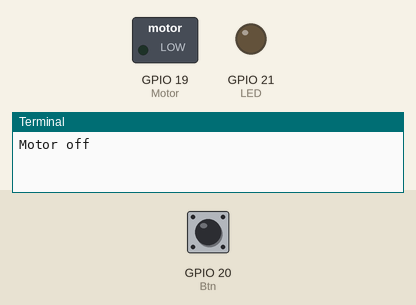
Simulated run of this program. Board: Raspberry Pi (BCM pin numbers). Shown: switched loads named in the program (green lamp = pin HIGH), output pins drawn as LEDs (lit = HIGH), the last lines printed to the terminal. Inputs (shaded band) come from the test bench; at power-on: GPIO 20 (Btn) HIGH.

Above: at 1.2 s.
1.3 s: GPIO 20 (Btn) pulled LOW for 3 s
At 3.6 s:
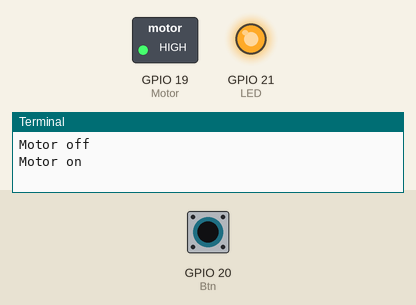
Timing chart, 0 to 6.5 s (numbered marks = the images above; inputs shaded):
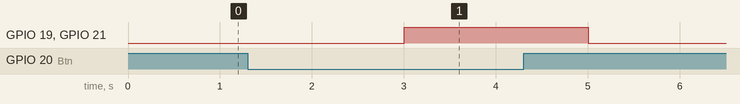

The program:

Button_N_RelayMod_LED.py
```python
#import the python libraries needed
import RPi.GPIO as GPIO #import library RPi.GPIO & calling it GPIO
import time             #import time library to call time.sleep (delay)

#set the GPIO mode to Broadcom pin
GPIO.setmode(GPIO.BCM) #Broadcom(BCM) use to configure Raspberry Pi pins using the Broadcom channel num.

GPIO.setwarnings(False)#Suppresse any warnings generated by RPi.GPIO library

#set the pins and if its an output or input
Button = 20                                          #assign GPIO pin number 20 as Button
LED = 21                                             #assign GPIO pin number 21 as LED
Motor = 19                                           #assign GPIO pin number 19 as Motor (Relay module)
GPIO.setup(Button,GPIO.IN, pull_up_down=GPIO.PUD_UP) #set the Button GPIO pin as an input
GPIO.setup(Motor, GPIO.OUT)                          #set the Motor GPIO pin as an Output
GPIO.setup(LED,GPIO.OUT)                             #set the LED GPIO pin as an Output

#---------Coding situation: When button is pressed Motor & LED turns on. When button is not pressed the Motor & LED will remain off ---------
while True:
    Btn = GPIO.input(20)        #resigning pin 20 as Btn

    if Btn == False:            #when btn is pressed {checking: if the button is being pushed}
        GPIO.output(Motor, True)#Turn on the Motor
        GPIO.output(LED, True)  #Turn on the LED
        print ("Motor on")      #print "Motor on" in the terminal
        time.sleep (2)          #wait for 2 seconds

    else:
        GPIO.output(Motor, False)#Turn off the Motor
        GPIO.output(LED,False)   #Turn off the LED
        print ("Motor off")      #print "Motor off" in the terminal
        time.sleep(3)            #wait for 3 seconds

#Clean up GPIO and release resources
GPIO.cleanup #clean up 
```

Measured:
- after the input at 1.3 s, GPIO 19 (Motor), GPIO 21 (LED): LOW → HIGH after 1.7 s, → LOW 2.0 s later
